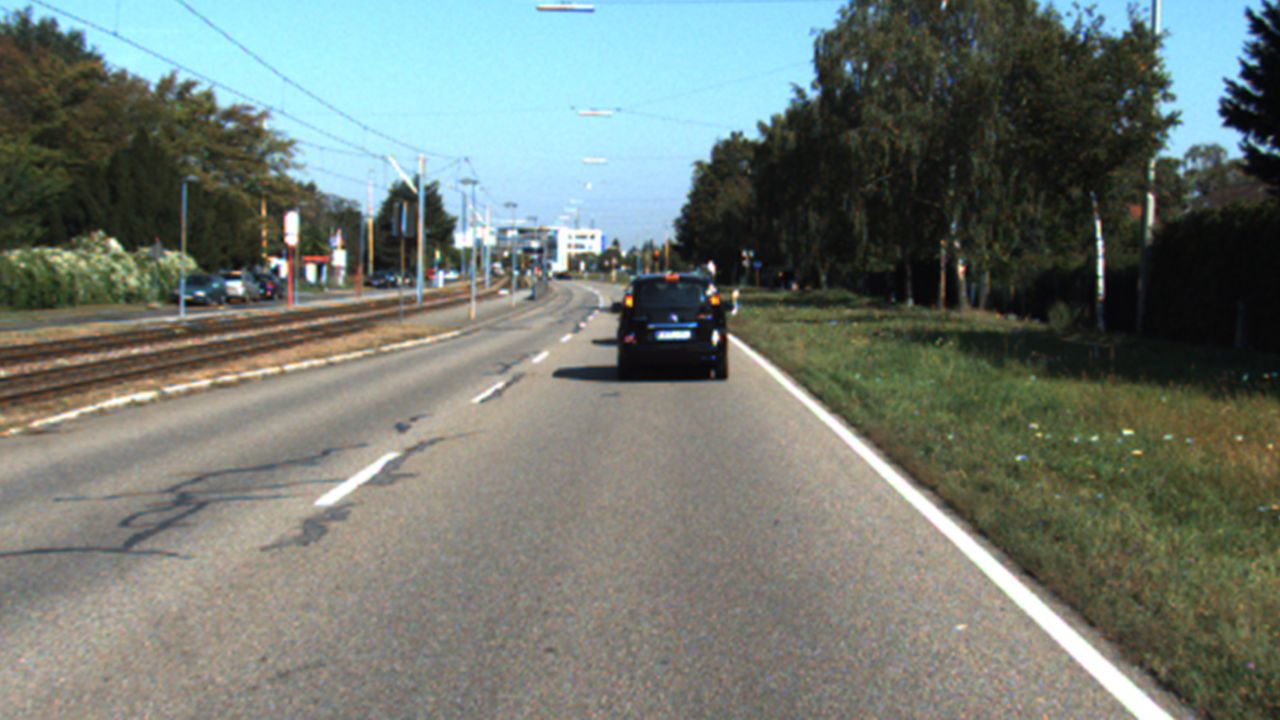
#> input picture img/KITTI/image009.jpg, 1280 x 720 px, given in place of project_video.mp4, which was not available
$ python Spurerkennung.py
#> lines starting #> are read from the running program, lines starting #| are printed output that depends on the picture; after the words box and inside, x2 and y2 are one past the last pixel; in counts of white or black regions, pixels touching at a corner belong together; pictures that were not available may be replaced by others from this repository, and a replacement may not be noted
import cv2 as cv
import matplotlib.pyplot as plt
import numpy as np
import time
from time import sleep
from IPython import display
from matplotlib.patches import Rectangle as Rect
import statistics as stat

def region_of_interest(img, vertices):
    # Define a blank matrix that matches the image height/width.
    mask = np.zeros_like(img)
    # Retrieve the number of color channels of the image.
    channel_count = img.shape[2]
    # Create a match color with the same color channel counts.
    match_mask_color = (255,) * channel_count

    # Fill inside the polygon
    cv.fillPoly(mask, np.array([vertices],np.int32), match_mask_color)

    # Returning the image only where mask pixels match
    masked_image = cv.bitwise_and(img, mask)
    return masked_image

def process_frame(frame):
    img1_hsv = cv.cvtColor(frame, cv.COLOR_RGB2HSV)

    height = len(img1_hsv)
    width = len(img1_hsv[0])
    region_of_interest_vertices = [[0, height],[width / 2, height / 2],[width, height],]
    img_region_of_interest = region_of_interest(img1_hsv, region_of_interest_vertices)


    lower_white = np.array([60,0,220], dtype=np.uint8)
    upper_white = np.array([110,10,255], dtype=np.uint8)
    left_curve = cv.inRange(img_region_of_interest, lower_white, upper_white)
    right_curve = cv.inRange(img_region_of_interest, (15, 40, 230), (255, 255, 255))

    both_curves = left_curve + right_curve

    kernel_small5 = np.array([[0,1,0],[1,1,1],[0,1,0]], 'uint8')
    both_curves = cv.dilate(both_curves, kernel_small5, iterations=5)

    both_curves_filtered = frame.copy()
    both_curves_filtered[np.where(both_curves==0)] = 0


    kernel = np.array([[1,1,1],[1,-8,1],[1,1,1]],np.float32)
    both_curves_filtered = cv.filter2D(both_curves_filtered,-1,kernel)

    return both_curves_filtered

def getXValues(img, right):
    img_hsv = cv.cvtColor(img, cv.COLOR_HSV2BGR)
    img_gray = cv.cvtColor(img_hsv, cv.COLOR_BGR2GRAY)

    height = len(img)
    width = len(img[0])

    maxWidth = int(width/2)
    leftPoints = []
    rightPoints = []

    for i in range(height):
        pointCloudLeft = np.where(img_gray[i][0:maxWidth - 1] != 0)
        if(len(pointCloudLeft[0]) != 0):
            xMean = np.mean(pointCloudLeft[0])
            # xMedian = int((pointCloudLeft[0][0] + pointCloudLeft[0][-1])/2)
            leftPoints.append(xMean)
            # print("mean left: ", xMean)
            # print("median left: ", xMedian)
        else:
            leftPoints.append(0)

        pointCloudRight = np.where(img_gray[i][maxWidth + 1: width - 1] != 0)
        if(len(pointCloudRight[0]) != 0):
            xMean = np.mean(pointCloudLeft[0])
            # xMedian = int((pointCloudRight[0][0] + pointCloudRight[0][-1])/2)
            rightPoints.append(xMean)
            # print("mean right: ", xMean)
            # print("median right: ", xMedian)
        else:
            rightPoints.append(1)

    return leftPoints, rightPoints

def curveRadius(frame, xleft, xright):
    y = np.linspace(0, frame.shape[0], frame.shape[0])
    x_m_per_pix = 30.5/720
    y_m_per_pix = 3.7/720
    y_eval = np.max(y)

    curveleft = np.polyfit((y*y_m_per_pix), (np.array(xleft)*x_m_per_pix), 2)
    curveright = np.polyfit((y*y_m_per_pix), (np.array(xright)*x_m_per_pix), 2)

    curverad_left = ((1 + (2*curveleft[0]*y_eval*y_m_per_pix + curveleft[1])**2)**1.5) / np.absolute(2*curveleft[0])
    curverad_right = ((1 + (2*curveright[0]*y_eval*y_m_per_pix + curveright[1])**2)**1.5) / np.absolute(2*curveright[0])

    return curverad_left, curverad_right


capture = cv.VideoCapture('img/Udacity/project_video.mp4')
frameNr = 0

newFrameTime = 0
prevFrameTime = 0
font = cv.FONT_HERSHEY_SIMPLEX

# success = True
# capture.set(1,75)
# success, frame = capture.read()

while(True):
    success, frame = capture.read()
#> frame is the input picture: shape (720, 1280, 3); mean B, G, R 113.6, 120.7, 112.6
    if frameNr == 1 or frameNr == 0:
        all_curves = process_frame(frame)
#> in process_frame, `height = len(img1_hsv)`: height = 720
#> in process_frame, `width = len(img1_hsv[0])`: width = 1280
#> in process_frame, `region_of_interest_vertices = [[0, height],[width / 2, height / 2],[wi..`: region_of_interest_vertices = [[0, 720], [640, 360], [1280, 720]]
#> in region_of_interest, `cv.fillPoly(mask, np.array([vertices],np.int32), match_mask_color)`:
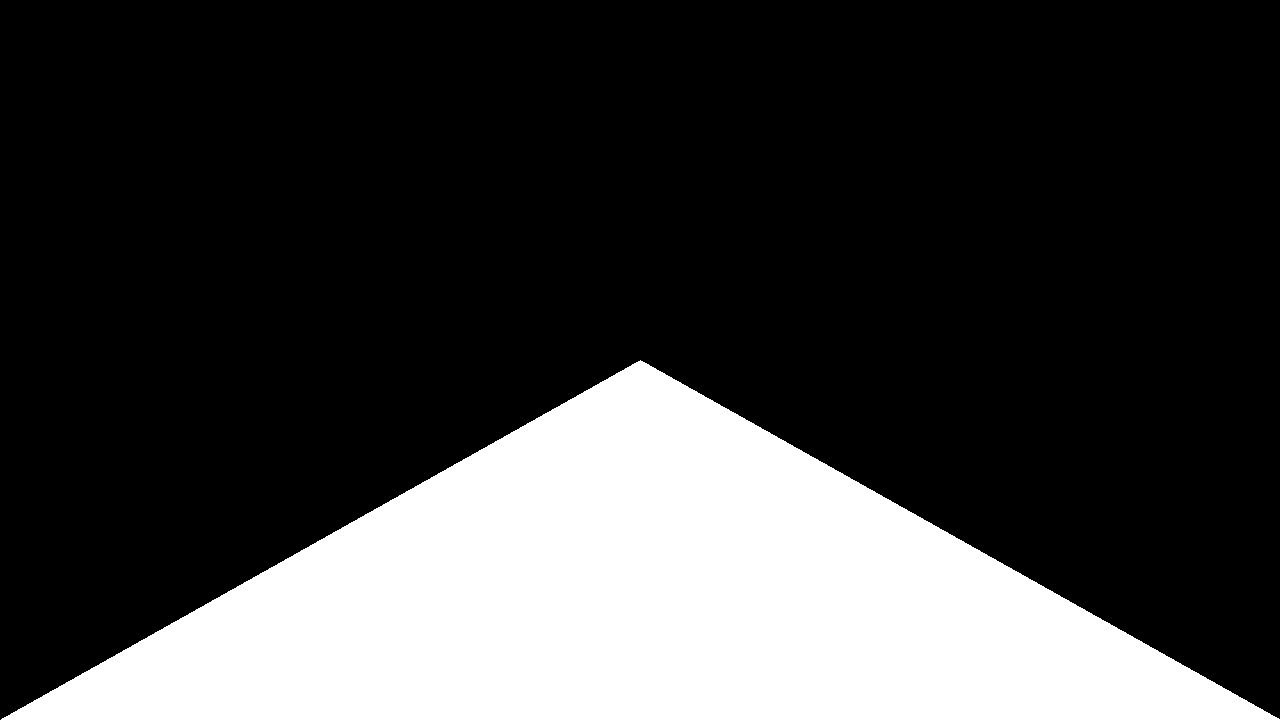
#> mask: shape (720, 1280, 3); 25% white; 1 white region, box (x1, y1, x2, y2) and area: (1, 360, 1280, 720) 230680

    if(success):
        newFrameTime = time.time()

        # Updates detected lanes every 3 seconds in-order to increase performance
        # if frameNr%10 == 0:
        all_curves = process_frame(frame)

        # Perspective transformation:
        # Chose points:
        old_points = np.float32([[200,720],[1000,720],[510,460],[690,460]])
        new_points = np.float32([[0,1200],[720,1200],[0,0],[720,0]])

        # Apply transformation
        perspective_transform = cv.getPerspectiveTransform(old_points,new_points)
        all_curves_transformed = cv.warpPerspective(all_curves, perspective_transform,(1200,720))
        frame_transformed = cv.warpPerspective(frame, perspective_transform,(1200,720))
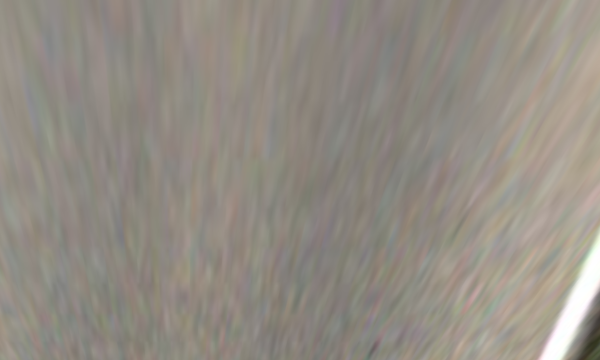
#> frame_transformed: shape (720, 1200, 3) (shown at 1/2 size); mean B, G, R 132, 140.9, 147

        # Get current X values of the left line:
        leftPoints, rightPoints = getXValues(all_curves_transformed, False)
#> in getXValues, `height = len(img)`: height = 720
#> in getXValues, `width = len(img[0])`: width = 1200
#> in getXValues, `maxWidth = int(width/2)`: maxWidth = 600
#> after the loop in getXValues, `for i in range(height):`: leftPoints = 720 values from 0 to 0; rightPoints = 720 items, first 6: 1, 1, 1, 1, 1, 1
#> leftPoints = 720 values from 0 to 0; rightPoints = 720 items, first 6: 1, 1, 1, 1, 1, 1
        # Calculate
        curveRadiusLeft, curveRadiusRight = curveRadius(all_curves_transformed, leftPoints, rightPoints)
#> in curveRadius, `curveleft = np.polyfit((y*y_m_per_pix), (np.array(xleft)*x_m_per_pix),..`: curveleft = [0, 0, 0]
#> in curveRadius, `curveright = np.polyfit((y*y_m_per_pix), (np.array(xright)*x_m_per_pix..`: curveright = [nan, nan, nan]
#> in curveRadius, `curverad_left = ((1 + (2*curveleft[0]*y_eval*y_m_per_pix + curveleft[1..`: curverad_left = inf
#> in curveRadius, `curverad_right = ((1 + (2*curveright[0]*y_eval*y_m_per_pix + curverigh..`: curverad_right = nan
#> curveRadiusLeft = inf; curveRadiusRight = nan

        alpha = 0.4
        beta = (1.0 - alpha)
        dark_mask = cv.addWeighted(frame, alpha, all_curves, beta, 0.0)
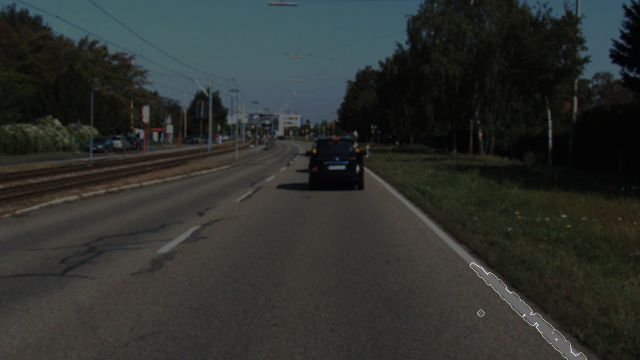
#> dark_mask: shape (720, 1280, 3) (shown at 1/2 size); mean B, G, R 45.6, 48.4, 45.2

        birds_eye_view = frame_transformed
        darkened_image = all_curves + dark_mask

        fps = 1/(newFrameTime - prevFrameTime)
        prevFrameTime = newFrameTime
        fps = int(fps)
        fps = str(fps)


        cv.putText(darkened_image, fps, (7, 30), font, 1, (100, 255, 0), 1, cv.LINE_AA)
#> darkened_image: shape (720, 1280, 3); mean B, G, R 45.6, 48.4, 45.2
        cv.imshow("Normal POV", darkened_image)

        curveLeftText = "Radius left: " + str(curveRadiusLeft)
#> curveLeftText = 'Radius left: inf'
        curveRightText = "Radius left: " + str(curveRadiusRight)
#> curveRightText = 'Radius left: nan'
        cv.putText(birds_eye_view, curveLeftText, (7, 60), font, 1, (100, 255, 0), 1, cv.LINE_AA)
        cv.putText(birds_eye_view, curveRightText, (7, 90), font, 1, (100, 255, 0), 1, cv.LINE_AA)
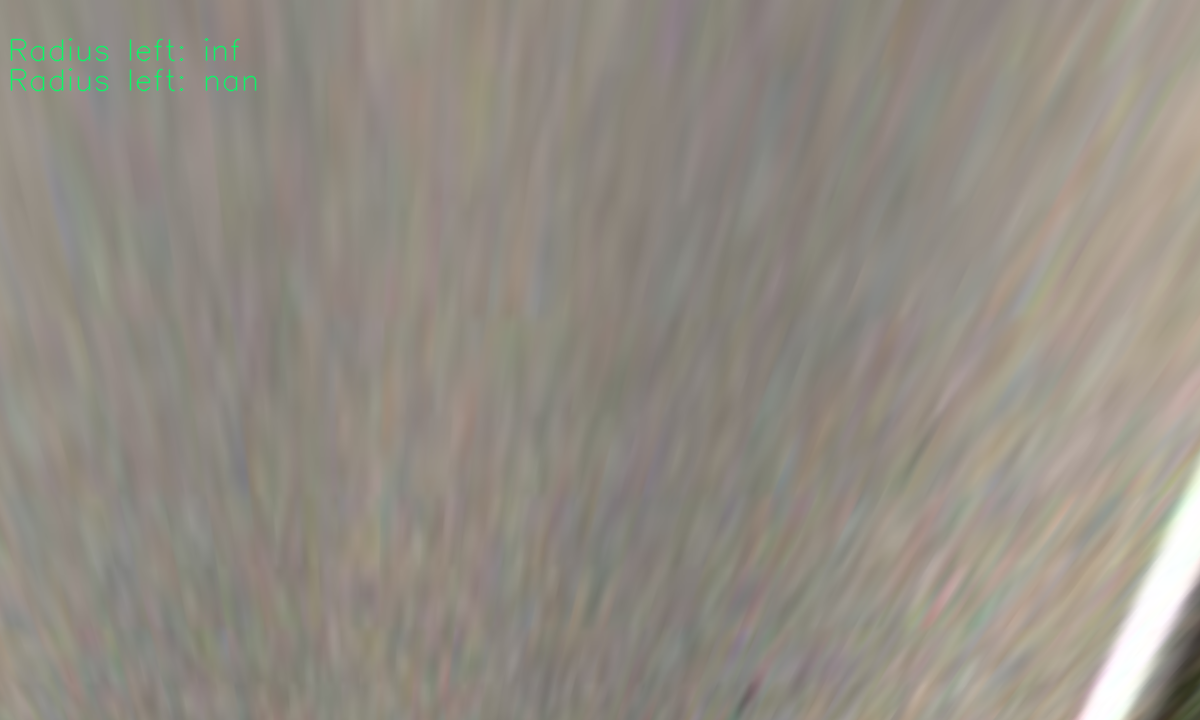
#> birds_eye_view: shape (720, 1200, 3); mean B, G, R 132, 141.1, 146.8
        cv.imshow("Birds-Eye View", birds_eye_view)


        frameNr += 1
        key = cv.waitKey(1)
#> (key q is pressed here)
        if key == ord("q"):
            cv.destroyAllWindows()
            print("Playback interrupted by user.")
            break
        if key == ord('p'):
            cv.waitKey(-1) #wait until any key is pressed
    else:
        print("Playback finished.")
        cv.destroyAllWindows()
        capture.release()
        break

$ run again, on img/KITTI/image010.jpg
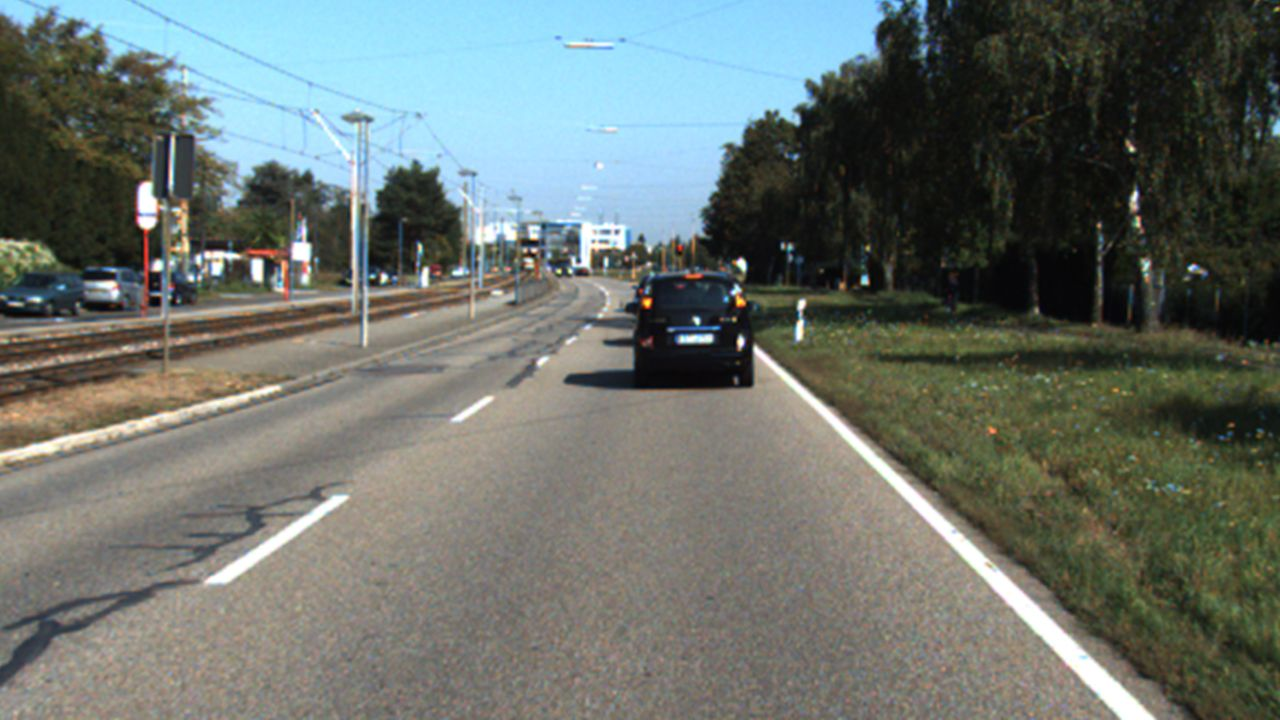
#> input picture img/KITTI/image010.jpg, 1280 x 720 px, given in place of project_video.mp4, which was not available
#> frame is the input picture: shape (720, 1280, 3); mean B, G, R 107.7, 113.2, 106.2
#> img1_hsv: shape (720, 1280, 3); mean H, S, V 76.6, 58.3, 121.5
#> in process_frame, `height = len(img1_hsv)`: height = 720
#> in process_frame, `width = len(img1_hsv[0])`: width = 1280
#> region_of_interest_vertices = [[0, 720], [640, 360], [1280, 720]]
#> mask: shape (720, 1280, 3); 25% white; 1 white region, box (x1, y1, x2, y2) and area: (1, 360, 1280, 720) 230680
#> masked_image: shape (720, 1280, 3); mean H, S, V 24.7, 7.5, 33.7
#> left_curve: shape (720, 1280); 0.14% white; 34 white regions (16 under 20 px), largest, box (x1, y1, x2, y2) and area: (988, 575, 1016, 598) 155, (1102, 691, 1116, 710) 120, (1017, 608, 1036, 624) 104
#> right_curve: shape (720, 1280); 0% white; 3 white regions (2 under 20 px), largest, box (x1, y1, x2, y2) and area: (1080, 656, 1088, 659) 21
#> in process_frame, `both_curves = cv.dilate(both_curves, kernel_small5, iterations=5)`:
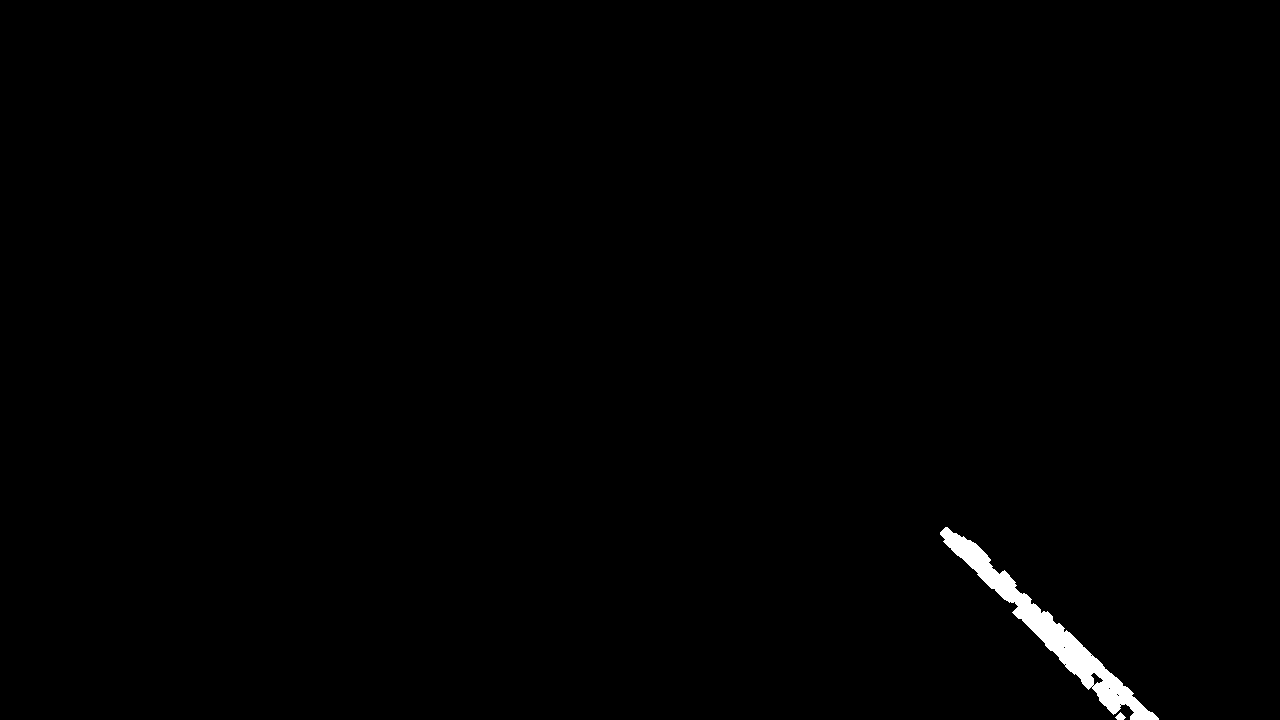
#> both_curves: shape (720, 1280); 0.65% white; 2 white regions, box (x1, y1, x2, y2) and area: (940, 527, 1159, 720) 5906, (1115, 712, 1126, 720) 52
#> in getXValues, `height = len(img)`: height = 720
#> in getXValues, `width = len(img[0])`: width = 1200
#> maxWidth = 600
#> after the loop in getXValues, `for i in range(height):`: leftPoints = 720 values from 0 to 0; rightPoints = 720 items, first 6: 1, 1, 1, 1, 1, 1
#> `leftPoints, rightPoints = getXValues(all_curves_transformed, False)`: leftPoints = 720 values from 0 to 0; rightPoints = 720 items, first 6: 1, 1, 1, 1, 1, 1
#> curveleft = [0, 0, 0]
#> curveright = [nan, nan, nan]
#> curverad_left = inf
#> curverad_right = nan
#> curveRadiusLeft = inf; curveRadiusRight = nan
#> curveLeftText = 'Radius left: inf'
#> curveRightText = 'Radius left: nan'
#> `cv.putText(birds_eye_view, curveRightText, (7, 90), font, 1, (100, 255..`:
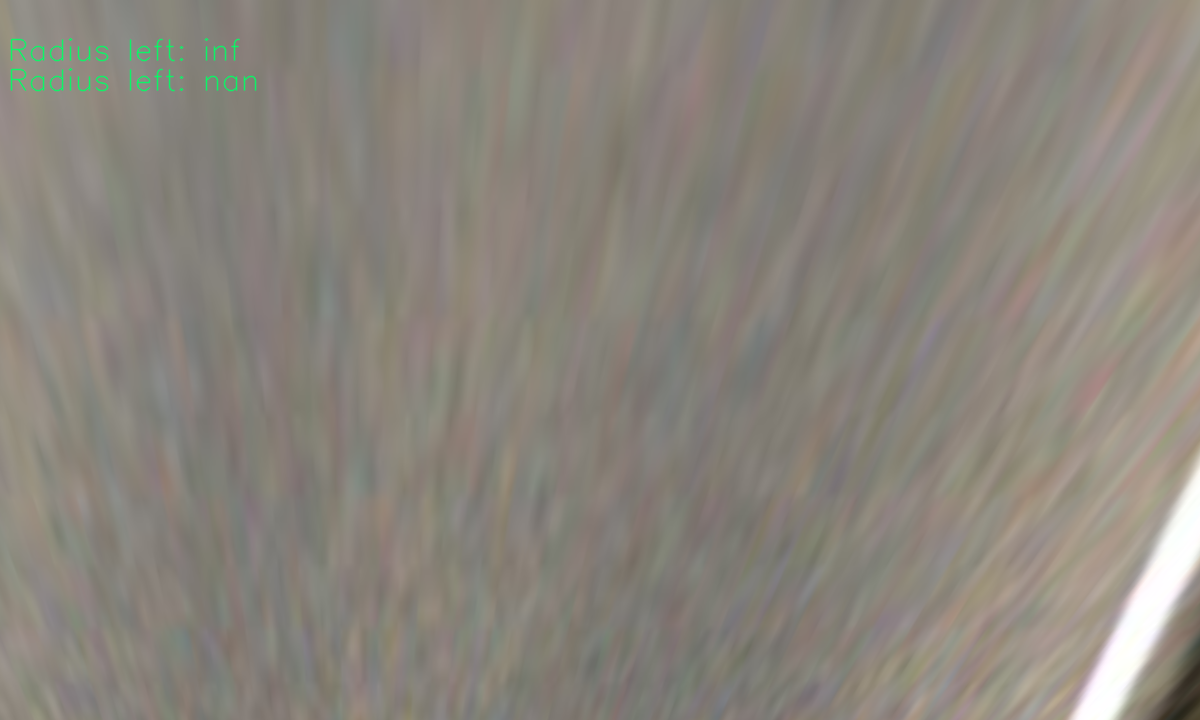
#> birds_eye_view: shape (720, 1200, 3); mean B, G, R 124.4, 133.1, 138.4
